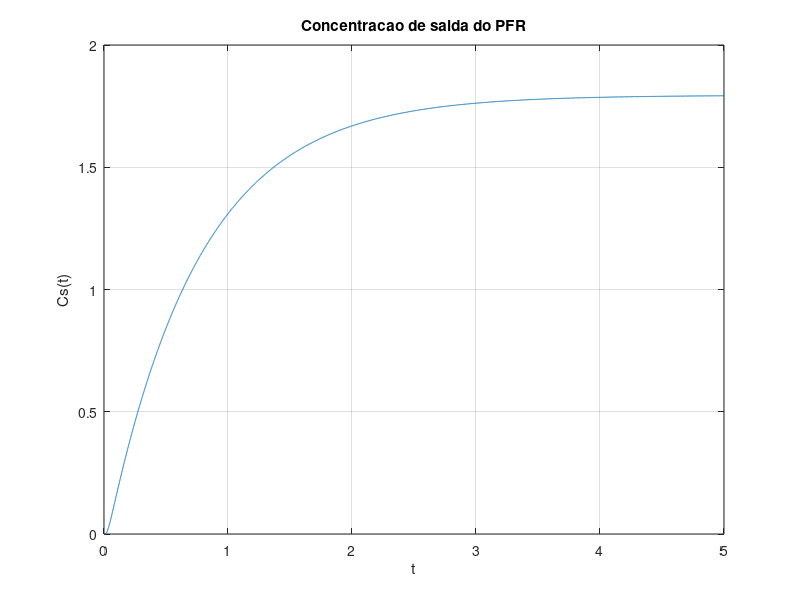

Write MATLAB code to recreate this figure.
function reator_pfr

    % parametros
    D = 1.;				% difusividade
    vz = 1.;			% velocidade 
    k = 1.;				% constante de reacao
    cf = 1.;			% concentracao da alimentacao

	% comprimento do reator
	L = .5;

	% numero de pontos em que o dominio sera discretizado (contando as CC)
	N = 10;

	%numero de pontos excluindo as CC
	n = N - 2;

	% comprimento de cada intervalo
	deltaL = L/(N-1);

	function dC = pfr(t,c)
        
        % vetor a ser retornado
        dC = zeros(n,1);

		% condicoes de contorno
		c0 = ((D/(vz*deltaL))*c(1)+cf)/(1 + D/(vz*deltaL));
		cNp1 = c(n);
	
		% equacoes diferenciais
		dC(1) = (D/deltaL^2)*(c(2)-2*c(1)+ c0) - (vz/(2*deltaL))*(c(2)-c0) + k*c(1);

		for i=2:n-1
			dC(i) = (D/deltaL^2)*(c(i+1)-2*c(i)+ c(i-1)) - (vz/(2*deltaL))*(c(i+1)-c(i-1)) + k*c(i);
        end

		dC(n) = (D/deltaL^2)*(cNp1-2*c(n)+ c(n-1)) - (vz/2*deltaL)*(cNp1-c(n-1)) + k*c(n);

    end

	%condicao inicial
	c_inicial = zeros(n,1);

	%resolvendo as edos
	[t,c] = ode45(@pfr,[0 5],c_inicial);

	% plotando
	plot(t,c(:,n))
	hold on

xlabel('t');
ylabel('Cs(t)');
title('Concentracao de saida do PFR');
grid on

end
